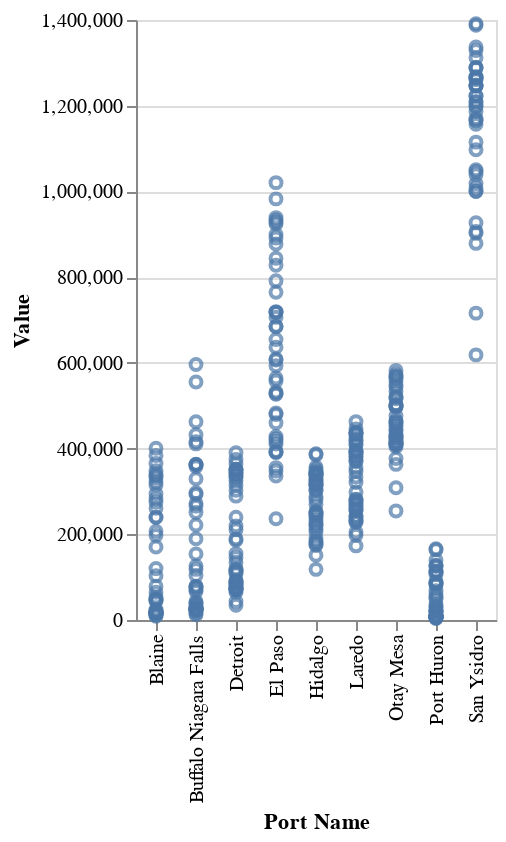

Notebook cell for this chart:
### Code cell
alt.Chart(df3a_2).mark_point().encode(
    x = "Port Name",
    y = "Value"
)

### Figure 1 — Vega-Lite specification as saved in the notebook (floating-point values rounded to 4 significant figures; data arrays with more than 128 entries replaced by an {"elided": "..."} marker saying what was removed)
{"config": {"view": {"continuousWidth": 400, "continuousHeight": 300}}, "data": {"name": "data-3c45c308697a491753abc729d642c64c"}, "mark": "point", "encoding": {"x": {"field": "Port Name", "type": "nominal"}, "y": {"field": "Value", "type": "quantitative"}}, "$schema": "https://vega.github.io/schema/vega-lite/v4.17.0.json", "datasets": {"data-3c45c308697a491753abc729d642c64c": {"elided": "387 records"}}}
